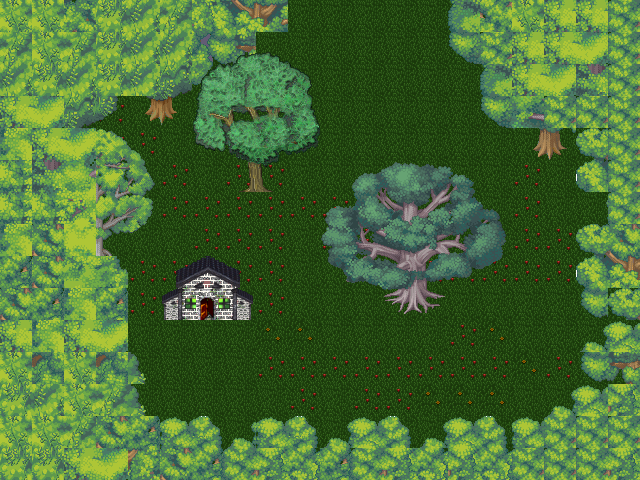

The image is a tile-based game level rendered from a .tmx file. Its description and complete source (layers, tilesets, objects, tile grids) follow:
An orthogonal 20x15 tile map with 32x32 px tiles, 3 tile layers (Bottom (Terrain + Decorations), Middle (Objects/Structures), Top (Foreground)), 3 tilesets and 2 objects.

<map version="1.11" tiledversion="1.11.2" orientation="orthogonal" renderorder="right-down" width="20" height="15" tilewidth="32" tileheight="32" infinite="0" nextlayerid="8" nextobjectid="6">
 <tileset firstgid="1" source="../tiled_projects/odyssey_tileset_part1.tsx" />
 <tileset firstgid="3585" source="../tiled_projects/odyssey_tileset_part2.tsx" />
 <tileset firstgid="6980" source="../tiled_projects/collision_tileset.tsx" />
 <layer id="1" name="Bottom (Terrain + Decorations)" width="20" height="15" tintcolor="#ffffff">
  <properties>
   <property name="layer_type" value="bottom" />
  </properties>
  <data encoding="csv">
568,568,568,568,568,568,568,568,568,568,568,568,568,568,568,568,568,568,568,568,
568,568,568,568,568,568,568,568,568,568,568,568,568,568,568,568,568,568,568,568,
568,568,568,568,568,568,568,568,568,568,568,568,568,568,568,568,568,568,568,568,
568,568,568,592,568,568,568,568,568,568,568,568,568,568,568,568,568,568,568,568,
568,568,568,592,592,568,568,568,568,568,568,568,568,568,568,568,568,568,568,568,
568,568,568,568,568,592,568,592,592,568,568,568,568,568,568,568,592,568,568,568,
568,568,568,568,568,592,592,592,592,592,592,568,568,568,568,568,592,568,568,568,
568,568,568,568,568,568,592,592,592,568,592,592,592,592,568,568,592,592,568,568,
568,568,568,568,592,592,592,592,592,568,568,568,568,592,592,592,592,592,568,568,
568,568,592,592,592,568,568,568,592,568,568,568,568,568,568,568,568,568,568,568,
568,568,568,568,568,568,568,568,587,587,568,568,568,568,592,587,568,568,568,568,
568,568,568,568,568,568,568,568,592,592,592,592,592,592,592,592,587,592,568,568,
568,568,568,568,568,568,568,568,568,592,568,592,592,587,587,587,568,568,568,568,
568,568,568,568,568,568,568,568,568,568,568,568,568,568,568,568,568,568,568,568,
568,568,568,568,568,568,568,568,568,568,568,568,568,568,568,568,568,568,568,568
</data>
 </layer>
 <layer id="2" name="Middle (Objects/Structures)" width="20" height="15" tintcolor="#ffffff">
  <properties>
   <property name="layer_type" value="middle" />
  </properties>
  <data encoding="csv">
6680,6680,6767,6687,6688,6681,6773,6774,6775,0,0,0,0,0,6497,6758,6680,6493,6493,6717,
6681,6680,6681,6687,6688,6688,6780,6781,0,0,0,0,0,0,6504,6717,6493,6493,6494,6717,
6688,6687,6688,6687,6688,6695,6787,6788,6789,0,0,0,0,0,0,6497,6493,6494,6500,6717,
6493,6494,6695,6696,6701,6702,0,0,0,0,0,0,0,0,0,6504,6505,6717,6717,6717,
6491,6493,6494,6436,6437,0,0,0,0,0,0,0,0,0,6794,0,6788,6789,6714,6717,
6507,6500,6501,6443,6444,0,0,4188,4189,0,0,0,0,0,0,0,0,0,6721,6717,
6507,6507,6508,6450,6451,0,0,0,0,0,0,0,0,0,0,0,0,0,6707,6717,
6491,6715,6479,6457,6458,0,0,0,0,0,0,0,0,0,0,0,0,0,6714,6715,
6716,6715,6481,6482,0,1037,1038,1039,0,0,0,0,6625,6626,0,0,0,0,6721,6722,
6715,6716,6491,6716,0,1044,1045,1046,0,0,0,0,6632,6633,0,0,0,0,6728,6714,
6493,6491,6493,6494,0,0,0,0,0,0,0,0,0,0,0,0,0,0,6710,6711,
6680,6730,6680,6730,6682,0,0,0,0,0,0,0,0,0,0,0,0,0,6728,6729,
6687,6688,6680,6681,6682,0,0,0,0,0,0,0,0,0,0,0,0,6710,6711,6718,
6680,6680,6681,6715,6716,6708,6709,6710,6708,6709,6710,6711,6712,6710,6711,6712,6708,6717,6717,6717,
6687,6687,6493,6494,6723,6715,6716,6717,6718,6719,6716,6717,6718,6719,6718,6719,6717,6717,6717,6718
</data>
 </layer>
 <layer id="3" name="Top (Foreground)" width="20" height="15" tintcolor="#ffffff" offsetx="0" offsety="1">
  <properties>
   <property name="layer_type" value="foreground" />
  </properties>
  <data encoding="csv">
0,0,0,0,0,0,0,0,0,0,0,0,0,0,0,0,0,0,0,0,
0,0,0,0,0,0,4159,4160,4161,4162,0,0,0,0,0,0,0,0,0,0,
0,0,0,0,0,0,4166,4167,4168,4169,0,0,0,0,0,0,0,0,0,0,
0,0,0,0,0,0,4173,4174,4175,4176,0,0,0,0,0,0,0,0,0,0,
0,0,0,0,0,0,4180,4181,4182,4183,0,0,0,0,0,0,0,0,0,0,
0,0,0,0,0,0,0,0,0,0,6602,6603,6604,6605,6606,6607,0,0,0,0,
0,0,0,0,0,0,0,0,0,0,6609,6610,6611,6612,6613,6614,0,0,0,0,
0,0,0,0,0,0,0,0,0,0,6616,6617,6618,6619,6620,6621,0,0,0,0,
0,0,0,0,0,0,0,0,0,0,6623,6624,6625,6626,6627,6628,0,0,0,0,
0,0,0,0,0,0,0,0,0,0,0,0,0,0,0,0,0,0,0,0,
0,0,0,0,0,0,0,0,0,0,0,0,0,0,0,0,0,0,0,0,
0,0,0,0,0,0,0,0,0,0,0,0,0,0,0,0,0,0,0,0,
0,0,0,0,0,0,0,0,0,0,0,0,0,0,0,0,0,0,0,0,
0,0,0,0,0,0,0,0,0,0,0,0,0,0,0,0,0,0,0,0,
0,0,0,0,0,0,0,0,0,0,0,0,0,0,0,0,0,0,0,0
</data>
 </layer>
 <objectgroup color="#a0a0a4" id="4" name="Collision">
  <object id="3" x="250" y="181.5" width="11" height="14.5" />
  <object id="4" x="241.5" y="189.5" width="34.5" height="13" />
 </objectgroup>
 <objectgroup color="#a0a0a4" id="7" name="NPCSpawns" />
</map>